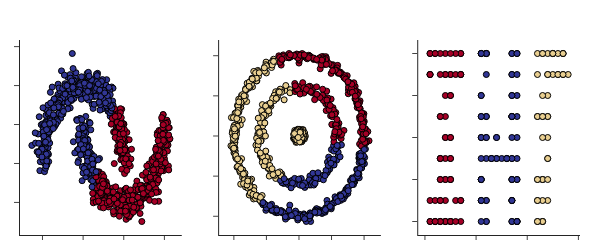

Notebook code for this chart:
### Code cell
from sklearn.datasets import make_moons, make_circles
from sklearn.cluster import KMeans


datasets = [(2,make_moons(1000, noise=.1, random_state=4)[0]), 
            (3, np.r_[make_circles(500, factor=.6, noise=.04, random_state=4)[0],
                      make_circles(500, factor=.05, noise=.02, random_state=4)[0]]),
            (3,z)]
predictions = [KMeans(k).fit_predict(X) for k, X in datasets]


fig = make_subplots(rows=1, cols=3, row_heights=[200])
for i,((k,X),pred) in enumerate(zip(*[datasets, predictions])):
    fig.add_trace(go.Scatter(x=X[:,0], y=X[:,1], mode="markers", marker=dict(color=pred, colorscale=class_colors(k), line=dict(color="black", width=1)), showlegend=False), row=1, col=i+1)

fig = fig.update_layout(height=200, width=600).update_xaxes(showticklabels=False).update_yaxes(showticklabels=False)

fig

### Figure 1 — Plotly figure (JSON) as saved in the notebook; plotly's stock layout.template omitted (floating-point values rounded to 4 significant figures; data arrays with more than 128 entries replaced by an {"elided": "..."} marker saying what was removed)
{"data": [{"marker": {"color": {"elided": "1000 int values"}, "colorscale": [[0, "rgb(165,0,38)"], [1, "rgb(49,54,149)"]], "line": {"color": "black", "width": 1}}, "mode": "markers", "showlegend": false, "type": "scatter", "x": {"elided": "1000 float values"}, "xaxis": "x", "y": {"elided": "1000 float values"}, "yaxis": "y"}, {"marker": {"color": {"elided": "1000 int values"}, "colorscale": [[0, "rgb(165,0,38)"], [0.4444, "rgb(254,224,144)"], [1, "rgb(49,54,149)"]], "line": {"color": "black", "width": 1}}, "mode": "markers", "showlegend": false, "type": "scatter", "x": {"elided": "1000 float values"}, "xaxis": "x2", "y": {"elided": "1000 float values"}, "yaxis": "y2"}, {"marker": {"color": {"elided": "200 int values"}, "colorscale": [[0, "rgb(165,0,38)"], [0.4444, "rgb(254,224,144)"], [1, "rgb(49,54,149)"]], "line": {"color": "black", "width": 1}}, "mode": "markers", "showlegend": false, "type": "scatter", "x": {"elided": "200 int values"}, "xaxis": "x3", "y": {"elided": "200 int values"}, "yaxis": "y3"}], "layout": {"height": 200, "width": 600, "xaxis": {"anchor": "y", "domain": [0, 0.2889], "showticklabels": false}, "xaxis2": {"anchor": "y2", "domain": [0.3556, 0.6444], "showticklabels": false}, "xaxis3": {"anchor": "y3", "domain": [0.7111, 1], "showticklabels": false}, "yaxis": {"anchor": "x", "domain": [0, 1], "showticklabels": false}, "yaxis2": {"anchor": "x2", "domain": [0, 1], "showticklabels": false}, "yaxis3": {"anchor": "x3", "domain": [0, 1], "showticklabels": false}}}
